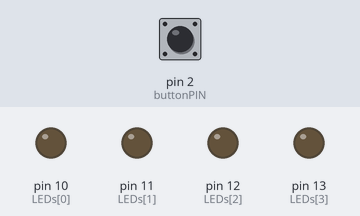
Bench run of a sketch on a simulated Arduino Uno, built with avr-gcc and run on an emulated ATmega328P. On the bench: output pins drawn as LEDs (lit = HIGH). Dashed ring = blinking. The inputs (shaded band) are chosen by the test bench; at power-on: pin 2 (buttonPIN) LOW.

Above: at 1.2 s.
1.3 s: pin 2 (buttonPIN) pulled HIGH for 0.15 s
At 1.55 s:
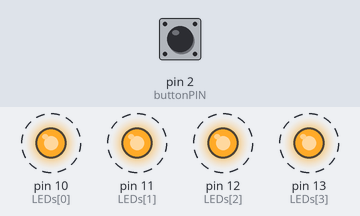
4.3 s: pin 2 (buttonPIN) pulled HIGH for 1 s
At 5.9 s:
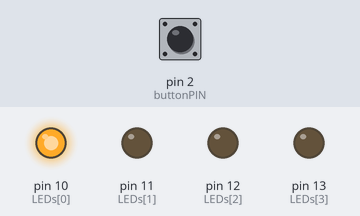
11.3 s: pin 2 (buttonPIN) pulled HIGH for 3.2 s
Timing chart, 0 to 16.0 s (numbered marks = the images above; inputs shaded):
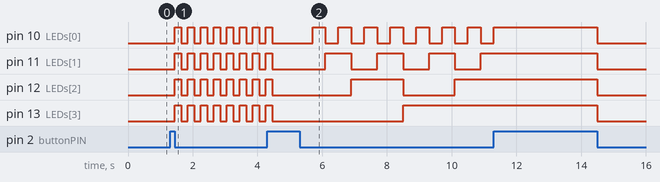

Measured:
- after the input at 1.3 s, pin 10 (LEDs[0]), pin 11 (LEDs[1]), pin 12 (LEDs[2]), pin 13 (LEDs[3]): alternates HIGH for 0.20 s and LOW for 0.20 s, starting after 0.15 s

The sketch:

buttonLED_v1.ino
```cpp
int  buttonPIN = 2;
int LEDs[]={10,11,12,13};
void setup() {
    for (int i=0 ; i<4 ; i++)
      pinMode(LEDs[i], OUTPUT);

      pinMode(buttonPIN, INPUT);
}
int count=0;
void loop() {
  if (digitalRead(buttonPIN) == HIGH){
      count++;
      if (count>2) count=0;
      while(digitalRead(buttonPIN) == HIGH);
  }
  if (count==0){
    for (int i=0 ; i<4 ; i++)
      digitalWrite(LEDs[i], LOW);
  }
  if (count==1){
    for (int i=0 ; i<4 ; i++)
    {  digitalWrite(LEDs[i], HIGH); }
    delay(200);
    for (int i=0 ; i<4 ; i++)
    {  digitalWrite(LEDs[i], LOW);}
    delay(200);
  }
  if (count==2){ // pattern 2
    pattern3();
  }
}
void pattern2(){
   for (int i=0 ; i<4 ; i++)
    {  if (i%2 ==0) digitalWrite(LEDs[i], LOW);
       else digitalWrite(LEDs[i], HIGH);
    }   delay(200);

     for (int i=0 ; i<4 ; i++)
    {  if (i%2 ==0) digitalWrite(LEDs[i], LOW);
       else digitalWrite(LEDs[i], LOW);
    }   delay(200);
}
void pattern3(){
  int arr[4]={0,0,0,0},n;
  for (int m=0 ;m<16; m++)
  {   n=m; int i=0;
      while(n>0){
        arr[i++]=n%2; n=n/2;
      }
//      arr[0]=n%2; n=n/2;
//      arr[1]=n%2; n=n/2;
//      arr[2]=n%2; n=n/2;
       digitalWrite(LEDs[3], arr[3]);
       digitalWrite(LEDs[2], arr[2]);
       digitalWrite(LEDs[1], arr[1]);
       digitalWrite(LEDs[0], arr[0]);
       delay(400);
  }
}
```
